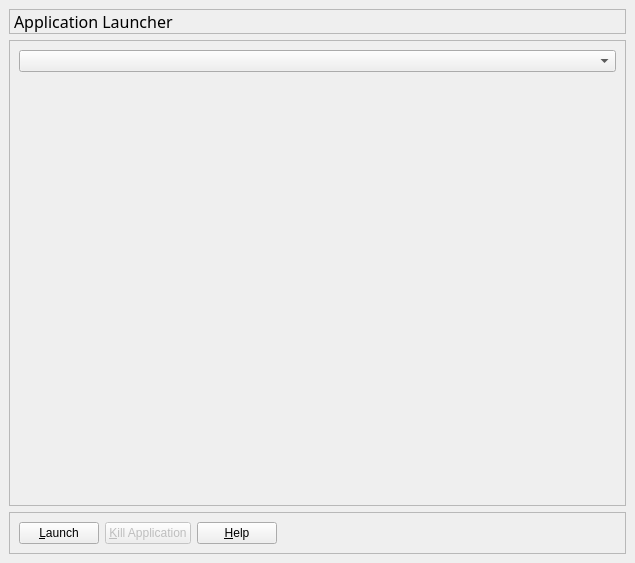
<ui version="4.0" >
 <author></author>
 <comment></comment>
 <exportmacro></exportmacro>
 <class>ClusterLauncherBase</class>
 <widget class="QWidget" name="ClusterLauncherBase" >
  <property name="geometry" >
   <rect>
    <x>0</x>
    <y>0</y>
    <width>635</width>
    <height>563</height>
   </rect>
  </property>
  <property name="windowTitle" >
   <string>Form</string>
  </property>
  <layout class="QVBoxLayout" >
   <property name="margin" >
    <number>9</number>
   </property>
   <property name="spacing" >
    <number>6</number>
   </property>
   <item>
    <widget class="QLabel" name="mTitleLbl" >
     <property name="font" >
      <font>
       <family>Sans Serif</family>
       <pointsize>12</pointsize>
       <weight>50</weight>
       <italic>false</italic>
       <bold>false</bold>
       <underline>false</underline>
       <strikeout>false</strikeout>
      </font>
     </property>
     <property name="autoFillBackground" >
      <bool>true</bool>
     </property>
     <property name="frameShape" >
      <enum>QFrame::StyledPanel</enum>
     </property>
     <property name="frameShadow" >
      <enum>QFrame::Sunken</enum>
     </property>
     <property name="lineWidth" >
      <number>2</number>
     </property>
     <property name="text" >
      <string>Application Launcher</string>
     </property>
    </widget>
   </item>
   <item>
    <widget class="QFrame" name="mAppFrame" >
     <property name="sizePolicy" >
      <sizepolicy>
       <hsizetype>5</hsizetype>
       <vsizetype>5</vsizetype>
       <horstretch>0</horstretch>
       <verstretch>1</verstretch>
      </sizepolicy>
     </property>
     <property name="frameShape" >
      <enum>QFrame::StyledPanel</enum>
     </property>
     <property name="frameShadow" >
      <enum>QFrame::Raised</enum>
     </property>
     <layout class="QVBoxLayout" >
      <property name="margin" >
       <number>9</number>
      </property>
      <property name="spacing" >
       <number>6</number>
      </property>
      <item>
       <widget class="QComboBox" name="appComboBox" />
      </item>
      <item>
       <spacer>
        <property name="orientation" >
         <enum>Qt::Vertical</enum>
        </property>
        <property name="sizeHint" >
         <size>
          <width>20</width>
          <height>40</height>
         </size>
        </property>
       </spacer>
      </item>
     </layout>
    </widget>
   </item>
   <item>
    <widget class="QFrame" name="cmdFrame" >
     <property name="frameShape" >
      <enum>QFrame::StyledPanel</enum>
     </property>
     <property name="frameShadow" >
      <enum>QFrame::Raised</enum>
     </property>
     <layout class="QHBoxLayout" >
      <property name="margin" >
       <number>9</number>
      </property>
      <property name="spacing" >
       <number>6</number>
      </property>
      <item>
       <widget class="QPushButton" name="launchButton" >
        <property name="text" >
         <string>&amp;Launch</string>
        </property>
       </widget>
      </item>
      <item>
       <widget class="QPushButton" name="killButton" >
        <property name="enabled" >
         <bool>false</bool>
        </property>
        <property name="text" >
         <string>&amp;Kill Application</string>
        </property>
       </widget>
      </item>
      <item>
       <widget class="QPushButton" name="helpButton" >
        <property name="sizePolicy" >
         <sizepolicy>
          <hsizetype>1</hsizetype>
          <vsizetype>0</vsizetype>
          <horstretch>0</horstretch>
          <verstretch>0</verstretch>
         </sizepolicy>
        </property>
        <property name="text" >
         <string>&amp;Help</string>
        </property>
       </widget>
      </item>
      <item>
       <spacer>
        <property name="orientation" >
         <enum>Qt::Horizontal</enum>
        </property>
        <property name="sizeHint" >
         <size>
          <width>40</width>
          <height>20</height>
         </size>
        </property>
       </spacer>
      </item>
     </layout>
    </widget>
   </item>
  </layout>
 </widget>
 <pixmapfunction></pixmapfunction>
 <resources>
  <include location="ClusterLauncherResource.qrc" />
 </resources>
 <connections/>
</ui>
